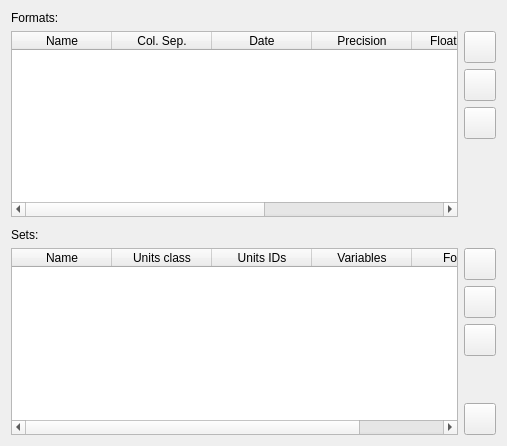
<?xml version="1.0" encoding="UTF-8"?>
<ui version="4.0">
 <class>CSVObsParamsWidget</class>
 <widget class="QWidget" name="CSVObsParamsWidget">
  <property name="geometry">
   <rect>
    <x>0</x>
    <y>0</y>
    <width>507</width>
    <height>446</height>
   </rect>
  </property>
  <property name="windowTitle">
   <string notr="true">Form</string>
  </property>
  <property name="autoFillBackground">
   <bool>false</bool>
  </property>
  <layout class="QVBoxLayout" name="verticalLayout">
   <item>
    <widget class="QLabel" name="label">
     <property name="text">
      <string>Formats:</string>
     </property>
    </widget>
   </item>
   <item>
    <layout class="QHBoxLayout" name="horizontalLayout">
     <item>
      <widget class="QTableWidget" name="FormatsTableWidget">
       <property name="editTriggers">
        <set>QAbstractItemView::NoEditTriggers</set>
       </property>
       <property name="selectionMode">
        <enum>QAbstractItemView::SingleSelection</enum>
       </property>
       <property name="selectionBehavior">
        <enum>QAbstractItemView::SelectRows</enum>
       </property>
       <attribute name="horizontalHeaderStretchLastSection">
        <bool>true</bool>
       </attribute>
       <attribute name="verticalHeaderVisible">
        <bool>false</bool>
       </attribute>
       <attribute name="verticalHeaderHighlightSections">
        <bool>false</bool>
       </attribute>
       <column>
        <property name="text">
         <string>Name</string>
        </property>
       </column>
       <column>
        <property name="text">
         <string>Col. Sep.</string>
        </property>
       </column>
       <column>
        <property name="text">
         <string>Date</string>
        </property>
       </column>
       <column>
        <property name="text">
         <string>Precision</string>
        </property>
       </column>
       <column>
        <property name="text">
         <string>Float format</string>
        </property>
       </column>
       <column>
        <property name="text">
         <string>Header</string>
        </property>
       </column>
       <column>
        <property name="text">
         <string>Comment ch.</string>
        </property>
       </column>
      </widget>
     </item>
     <item>
      <layout class="QVBoxLayout" name="verticalLayout_2">
       <item>
        <widget class="QPushButton" name="AddFormatButton">
         <property name="minimumSize">
          <size>
           <width>32</width>
           <height>32</height>
          </size>
         </property>
         <property name="maximumSize">
          <size>
           <width>32</width>
           <height>32</height>
          </size>
         </property>
         <property name="text">
          <string notr="true"/>
         </property>
        </widget>
       </item>
       <item>
        <widget class="QPushButton" name="EditFormatButton">
         <property name="minimumSize">
          <size>
           <width>32</width>
           <height>32</height>
          </size>
         </property>
         <property name="maximumSize">
          <size>
           <width>32</width>
           <height>32</height>
          </size>
         </property>
         <property name="text">
          <string notr="true"/>
         </property>
        </widget>
       </item>
       <item>
        <widget class="QPushButton" name="RemoveFormatButton">
         <property name="minimumSize">
          <size>
           <width>32</width>
           <height>32</height>
          </size>
         </property>
         <property name="maximumSize">
          <size>
           <width>32</width>
           <height>32</height>
          </size>
         </property>
         <property name="text">
          <string notr="true"/>
         </property>
        </widget>
       </item>
       <item>
        <spacer name="verticalSpacer">
         <property name="orientation">
          <enum>Qt::Vertical</enum>
         </property>
         <property name="sizeHint" stdset="0">
          <size>
           <width>20</width>
           <height>40</height>
          </size>
         </property>
        </spacer>
       </item>
      </layout>
     </item>
    </layout>
   </item>
   <item>
    <spacer name="verticalSpacer_3">
     <property name="orientation">
      <enum>Qt::Vertical</enum>
     </property>
     <property name="sizeType">
      <enum>QSizePolicy::Fixed</enum>
     </property>
     <property name="sizeHint" stdset="0">
      <size>
       <width>20</width>
       <height>5</height>
      </size>
     </property>
    </spacer>
   </item>
   <item>
    <widget class="QLabel" name="label_2">
     <property name="text">
      <string>Sets:</string>
     </property>
    </widget>
   </item>
   <item>
    <layout class="QHBoxLayout" name="horizontalLayout_2">
     <item>
      <widget class="QTableWidget" name="SetsTableWidget">
       <property name="editTriggers">
        <set>QAbstractItemView::NoEditTriggers</set>
       </property>
       <property name="selectionMode">
        <enum>QAbstractItemView::SingleSelection</enum>
       </property>
       <property name="selectionBehavior">
        <enum>QAbstractItemView::SelectRows</enum>
       </property>
       <attribute name="horizontalHeaderStretchLastSection">
        <bool>true</bool>
       </attribute>
       <attribute name="verticalHeaderVisible">
        <bool>false</bool>
       </attribute>
       <column>
        <property name="text">
         <string>Name</string>
        </property>
       </column>
       <column>
        <property name="text">
         <string>Units class</string>
        </property>
       </column>
       <column>
        <property name="text">
         <string>Units IDs</string>
        </property>
       </column>
       <column>
        <property name="text">
         <string>Variables</string>
        </property>
       </column>
       <column>
        <property name="text">
         <string>Format</string>
        </property>
       </column>
      </widget>
     </item>
     <item>
      <layout class="QVBoxLayout" name="verticalLayout_3">
       <item>
        <widget class="QPushButton" name="AddSetButton">
         <property name="minimumSize">
          <size>
           <width>32</width>
           <height>32</height>
          </size>
         </property>
         <property name="maximumSize">
          <size>
           <width>32</width>
           <height>32</height>
          </size>
         </property>
         <property name="text">
          <string notr="true"/>
         </property>
        </widget>
       </item>
       <item>
        <widget class="QPushButton" name="EditSetButton">
         <property name="minimumSize">
          <size>
           <width>32</width>
           <height>32</height>
          </size>
         </property>
         <property name="maximumSize">
          <size>
           <width>32</width>
           <height>32</height>
          </size>
         </property>
         <property name="text">
          <string notr="true"/>
         </property>
        </widget>
       </item>
       <item>
        <widget class="QPushButton" name="RemoveSetButton">
         <property name="minimumSize">
          <size>
           <width>32</width>
           <height>32</height>
          </size>
         </property>
         <property name="maximumSize">
          <size>
           <width>32</width>
           <height>32</height>
          </size>
         </property>
         <property name="text">
          <string notr="true"/>
         </property>
        </widget>
       </item>
       <item>
        <spacer name="verticalSpacer_2">
         <property name="orientation">
          <enum>Qt::Vertical</enum>
         </property>
         <property name="sizeHint" stdset="0">
          <size>
           <width>20</width>
           <height>40</height>
          </size>
         </property>
        </spacer>
       </item>
       <item>
        <widget class="QPushButton" name="AutoButton">
         <property name="minimumSize">
          <size>
           <width>32</width>
           <height>32</height>
          </size>
         </property>
         <property name="maximumSize">
          <size>
           <width>32</width>
           <height>32</height>
          </size>
         </property>
         <property name="text">
          <string notr="true"/>
         </property>
        </widget>
       </item>
      </layout>
     </item>
    </layout>
   </item>
  </layout>
 </widget>
 <resources/>
 <connections/>
</ui>
